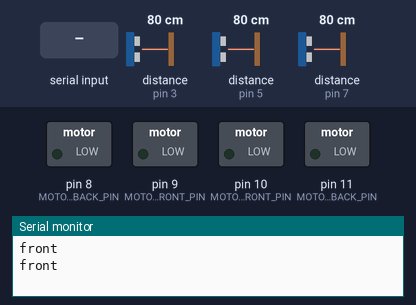
This sketch was run on a simulated Arduino Uno, built with avr-gcc and run on an emulated ATmega328P. On the bench: switched loads named in the sketch (green lamp = pin HIGH), the last lines printed to the serial monitor. Wiring (inferred from the names in the program): 3 × ultrasonic range finder: trigger pin 2, echo pin 3 / trigger pin 4, echo pin 5 / trigger pin 6, echo pin 7. Inputs (shaded band) come from the test bench; at power-on: distance to the obstacle (sensors on pin 3, pin 5, pin 7) 80 cm. The echo pulse lasts 58.3 µs per cm; pins used as bus, display or sensor lines are not drawn.

Above: at 1.2 s.
1.3 s: distance to the obstacle (sensor on pin 3) set to 35 cm
3.2 s: distance to the obstacle (sensor on pin 3) set to 29 cm
At 4.8 s:
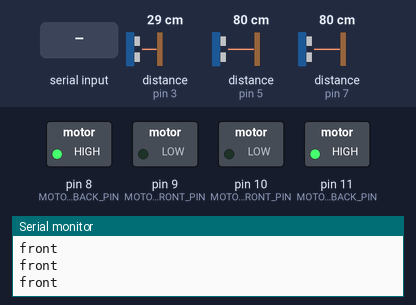
At 6.2 s:
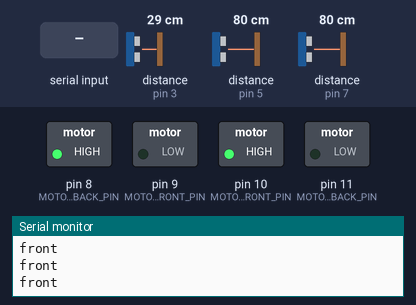
7.0 s: "f" received over Serial
At 11.0 s:
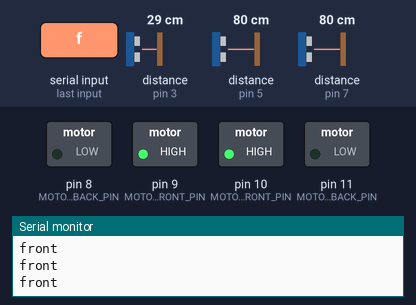
11.1 s: "1" received over Serial
15.2 s: "r" received over Serial
Timing chart, 0 to 18.3 s (numbered marks = the images above; inputs shaded):
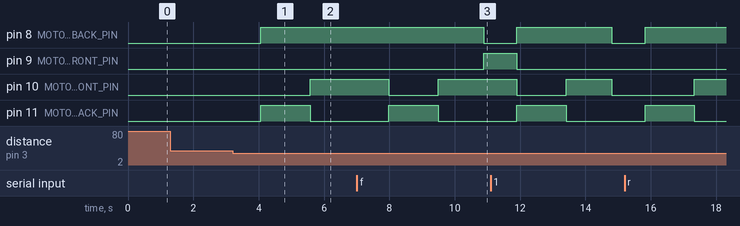

The sketch:

ZO_0.2_MandUl.ino
```cpp
#define RIGHTtrigPIN 2
#define RIGHTechoPIN 3
#define LEFTtrigPIN 4
#define LEFTechoPIN 5
#define MIDtrigPIN 6
#define MIDechoPIN 7
#define MOTOR_LEFT_BACK_PIN 8
#define MOTOR_LEFT_FRONT_PIN 9
#define MOTOR_RIGHT_FRONT_PIN 10
#define MOTOR_RIGHT_BACK_PIN 11

//8번전진 9번후진


//변수를 설정합니다.


void setup() {

  pinMode(MOTOR_LEFT_BACK_PIN, OUTPUT);     //전진핀
  pinMode(MOTOR_LEFT_FRONT_PIN, OUTPUT);     //후진핀
  pinMode(MOTOR_RIGHT_FRONT_PIN, OUTPUT);     //전진핀
  pinMode(MOTOR_RIGHT_BACK_PIN, OUTPUT);     //후진핀

  pinMode(RIGHTtrigPIN, OUTPUT); // trigPin을 출력으로

  pinMode(RIGHTechoPIN, INPUT); // echoPin을 입력이다.

  pinMode(LEFTtrigPIN, OUTPUT); // trigPin을 출력으로

  pinMode(LEFTechoPIN, INPUT); // echoPin을 입력이다.

  pinMode(MIDtrigPIN, OUTPUT); // trigPin을 출력으로

  pinMode(MIDechoPIN, INPUT); // echoPin을 입력이다.

  Serial.begin(9600); // 시리얼 포트를 시작합니다.

}
int getUltraRight();
int getUltraLeft();
int getUltraMid();
void goLeft();
void goRight();
void goFront();
void goBack();
void stopMotor();


//////////////////////////////////////////////////////////////////////MAINㅜ


void loop() {
//////////////////////////////////////////////////////////////////////////RIGHT센서 부분

  int Right = getUltraRight();
  int Left = getUltraLeft();
  int Mid = getUltraMid();


  if(Right<=100&&Right>=0||Left<=100&&Left>=0||Mid<=100&&Mid>=0){
    Serial.println("front");
    //라즈베리파이로 시리얼 통신을 해준다
    //라즈베리파이 카메라 켜기
       if(Right<=30&&Right>=0||Left<=30&&Left>=0||Mid<=30&&Mid>=0){
        //너무 가까이 있으므로 카메라를 켜도 사람인지 아닌지 구분 못함
        //뒤로 이동 후 확인 사람이면 스피커 아닐 경우 턴

        goBack();
        delay(1500);
        //신호 보내기
        //사람일 경우 스피커 아닐경우 턴


        goRight();
        if(getUltraRight()<=30&&getUltraRight()>=0||getUltraLeft()<=30&&getUltraLeft()>=0||getUltraMid()<=30&&getUltraMid()>=0)
          goLeft();
          //180도 만큼 왼쪽으로 이동
          delay(1400);
       }


  }
  else{
    Serial.println("e");
    delay(800);
    stopMotor();
  }
  ////motor test
  if(Serial.available()>0){
    char c = Serial.read();
      if(c=='l'){
        goLeft();
        //delay(2000);
      }
      else if(c=='r'){
        goRight();
        //delay(2000);
      }
      else if(c=='b'){
        goBack();
        //delay(2000);
      }
      else if(c=='f'){
        goFront();
        //delay(2000);
      }
      else {
        stopMotor();
        //delay(2000);
      }
  }
  /////motor test

  //Serial.print(Right); Serial.print(" ");Serial.print(Mid); Serial.print(" ");Serial.print(Left); Serial.print("\n");
  delay(1000);
//////////////////////////////////////////////////////////

//////////////////////////////////////////////////////////////////////MAINㅗ


}

void stopMotor(){
  digitalWrite(MOTOR_LEFT_FRONT_PIN, LOW);  //전진 활성화
  digitalWrite(MOTOR_LEFT_BACK_PIN, LOW);   //전진 비활성화
  digitalWrite(MOTOR_RIGHT_FRONT_PIN, LOW);  //전진 활성화
  digitalWrite(MOTOR_RIGHT_BACK_PIN, LOW);   //전진 비활성화
}

void goFront(){
  digitalWrite(MOTOR_LEFT_FRONT_PIN, HIGH);  //전진 활성화
  digitalWrite(MOTOR_LEFT_BACK_PIN, LOW);   //전진 비활성화
  digitalWrite(MOTOR_RIGHT_FRONT_PIN, HIGH);  //전진 활성화
  digitalWrite(MOTOR_RIGHT_BACK_PIN, LOW);   //전진 비활성화

}

void goRight(){
  digitalWrite(MOTOR_LEFT_FRONT_PIN, HIGH);  //전진 활성화
  digitalWrite(MOTOR_LEFT_BACK_PIN, LOW);   //전진 비활성화
  digitalWrite(MOTOR_RIGHT_FRONT_PIN, LOW);  //전진 활성화
  digitalWrite(MOTOR_RIGHT_BACK_PIN, HIGH);   //전진 비활성화
}

void goLeft(){
  digitalWrite(MOTOR_LEFT_FRONT_PIN, LOW);  //전진 활성화
  digitalWrite(MOTOR_LEFT_BACK_PIN, HIGH);   //전진 비활성화
  digitalWrite(MOTOR_RIGHT_FRONT_PIN, HIGH);  //전진 활성화
  digitalWrite(MOTOR_RIGHT_BACK_PIN, LOW);   //전진 비활성화
}

void goBack(){
  digitalWrite(MOTOR_LEFT_FRONT_PIN, LOW);  //전진 활성화
  digitalWrite(MOTOR_LEFT_BACK_PIN, HIGH);   //전진 비활성화
  digitalWrite(MOTOR_RIGHT_FRONT_PIN, LOW);  //전진 활성화
  digitalWrite(MOTOR_RIGHT_BACK_PIN, HIGH);   //전진 비활성화
}

int getUltraRight(){
  long duration, distance;
  digitalWrite(RIGHTtrigPIN, LOW); //초음파 센서를 초기화 하는 과정입니다.

  delayMicroseconds(2);

  digitalWrite(RIGHTtrigPIN, HIGH);

  delayMicroseconds(10);

  digitalWrite(RIGHTtrigPIN, LOW);

  duration = pulseIn(RIGHTechoPIN, HIGH); // 트리거 핀에서 나온 펄스를 받아서

  distance= duration*0.034/2; // 거리를 측정합니다.
  if (distance >= 500 || distance <= 0){ //500보다 크거나, 0보다 작으면 측정이 불가하다는 것을 프린트합니다.

    return -1;

  }

  else {
    return distance;
  }

  //delay(500); //0.5초마다 , 그리고 아래의 과정은 모두 동일합니다.
}

int getUltraLeft(){
  long duration, distance;
  digitalWrite(LEFTtrigPIN, LOW);

  delayMicroseconds(2);

  digitalWrite(LEFTtrigPIN, HIGH);

  delayMicroseconds(10);

  digitalWrite(LEFTtrigPIN, LOW);

  duration = pulseIn(LEFTechoPIN, HIGH);

  distance= duration*0.034/2;


  if (distance >= 500 || distance <= 0){
    return -1;
  }

  else {
    return distance;
  }

  //delay(500);
}

int getUltraMid(){
  long duration, distance;
  digitalWrite(MIDtrigPIN, LOW);

  delayMicroseconds(2);

  digitalWrite(MIDtrigPIN, HIGH);

  delayMicroseconds(10);

  digitalWrite(MIDtrigPIN, LOW);

  duration = pulseIn(MIDechoPIN, HIGH);

  distance= duration*0.034/2;


  if (distance >= 500 || distance <= 0){
    return -1;

  }

  else {
    return distance;
  }

  //delay(500);
}
```

Measured:
- the behaviour switches between 32 and 31 cm on distance to the obstacle (sensor on pin 3) (found by bisection; images 0 and 1)
- after the input at 3.2 s, pin 8 (MOTOR_LEFT_BACK_PIN): LOW → HIGH after 0.87 s; pin 10 (MOTOR_RIGHT_FRONT_PIN): LOW → HIGH after 2.4 s; pin 11 (MOTOR_RIGHT_BACK_PIN): LOW → HIGH after 0.87 s, → LOW 1.5 s later
- after the input at 7.0 s, pin 8 (MOTOR_LEFT_BACK_PIN): HIGH → LOW after 3.9 s; pin 9 (MOTOR_LEFT_FRONT_PIN): LOW → HIGH after 3.9 s
